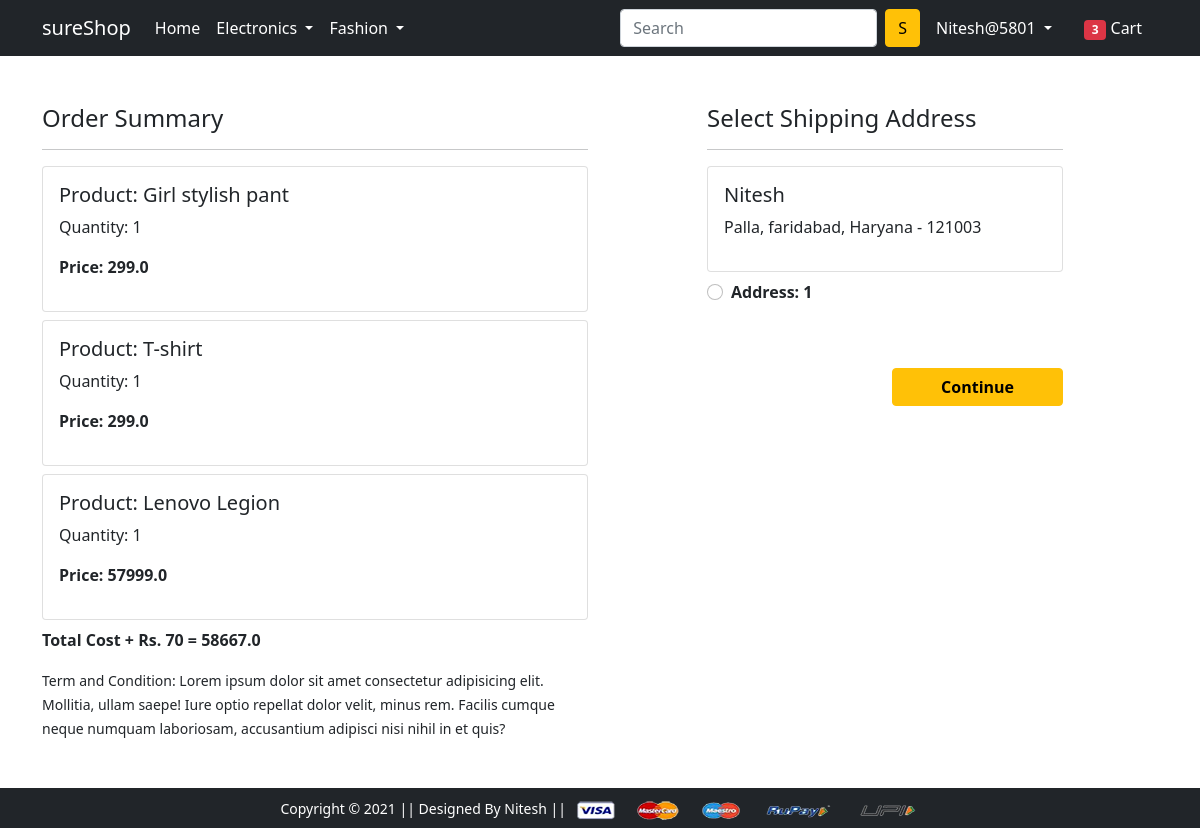
Screenshot of /checkout/ (signed in) with the database file from the repository.
### app/models.py (models this page shows, shortened)
class Cart(models.Model):
    user=models.ForeignKey(User,on_delete=models.CASCADE)
    product=models.ForeignKey(Product,on_delete=models.CASCADE)
    quantity=models.PositiveIntegerField(default=1)
    @property
    def total_cost(self):
        return self.quantity*self.product.discounted_price

class Product(models.Model):
    title=models.CharField(max_length=100)
    selling_price=models.FloatField()
    discounted_price=models.FloatField()
    description=models.TextField()
    brand=models.CharField(max_length=100)
    category=models.CharField(choices=CATEGORY_CHOICES,max_length=2)
    product_image=models.ImageField(upload_to='productimg')

class Customer(models.Model):
    user=models.ForeignKey(User,on_delete=models.CASCADE)
    name=models.CharField(max_length=200)
    locality=models.CharField(max_length=200)
    city=models.CharField(max_length=50)
    zipcode=models.IntegerField()
    state=models.CharField(choices=STATE_CHOICES,max_length=50)

### app/views.py (the view)
# urls.py: path('checkout/', views.checkout, name='checkout'),
@login_required
def checkout(request):
    user=request.user
    add=Customer.objects.filter(user=user)
    cart_items=Cart.objects.filter(user=user)
    amount=0.0
    shipping_amount=70.0
    totalamount=0.0
    cart_product=[p for p in Cart.objects.all() if p.user==request.user]
    if cart_product:
        for p in cart_product:
            tempamount=(p.quantity*p.product.discounted_price)
            amount+=tempamount
        totalamount=amount+shipping_amount
    totalitem=len(Cart.objects.filter(user=request.user))
    return render(request, 'app/checkout.html',{'add':add,'totalamount':totalamount,'cart_items':cart_items,'totalitem':totalitem})

### app/templates/app/checkout.html (shortened to what this page needs)
{% extends 'app/base.html' %}
{% load static %}
{% block main-content %}
<div class="container">
  <div class="row mt-5">
    <div class="col-sm-6">
      <h4>Order Summary</h4>
      <hr>
      {% for item in cart_items %}
      <div class="card mb-2">
        <div class="card-body">
          <h5>Product: {{item.product.title}}</h5>
          <p>Quantity: {{item.quantity}}</p>
          <p class="fw-bold">Price: {{item.total_cost}}</p>
        </div>
      </div>
      {% endfor %}
      <p class="fw-bold">Total Cost + Rs. 70 = {{totalamount}}</p>
      <small>Term and Condition: Lorem ipsum dolor sit amet consectetur adipisicing elit. Mollitia, ullam saepe! Iure
        optio repellat dolor velit, minus rem. Facilis cumque neque numquam laboriosam, accusantium adipisci nisi nihil
        in et quis?</small>
    </div>
    <div class="col-sm-4 offset-sm-1">
      <h4>Select Shipping Address</h4>
      <hr>
      <form action="/paymentdone">
        {% for ad in add %}
        <div class="card">
          <div class="card-body">
            <h5>{{ad.name}}</h5>
            <p>{{ad.locality}}, {{ad.city}}, {{ad.state}} - {{ad.zipcode}}</p>
          </div>
        </div>
        <div class="form-check mt-2 mb-5">
          <input class="form-check-input" type="radio" name="custid" id="custadd{{forloop.counter}}" value="{{ad.id}}">
          <label class="form-check-label fw-bold" for="custadd{{forloop.counter}}">
            Address: {{forloop.counter}} </label>
        </div>
        {% endfor %}
        <div class="text-end">
          <button type="submit" class="btn btn-warning mt-3 px-5 fw-bold">Continue</button>
        </div>
      </form>
    </div>
  </div>
</div>
{% endblock main-content %}

### app/templates/app/base.html (shortened to what this page needs)
<!doctype html>
{% load static %}
<html lang="en">
  <head>
    <link href="https://cdn.jsdelivr.net/npm/bootstrap@5.0.0-beta1/dist/css/bootstrap.min.css" rel="stylesheet">
    <link rel="stylesheet" href="{% static 'app/css/owl.carousel.min.css' %}">
    <link rel="stylesheet" href="{% static 'app/css/all.min.css' %}">
    <link rel="stylesheet" href="{% static 'app/css/style.css' %}">
  </head>
  <body>
    <nav class="navbar navbar-expand-lg navbar-dark bg-dark">
     <div class="container">
       <a class="navbar-brand" href="/">sureShop</a>
       <div class="collapse navbar-collapse" id="navbarSupportedContent">
         <ul class="navbar-nav me-auto mb-2 mb-lg-0">
           <li class="nav-item">
             <a class="nav-link active" aria-current="page" href="/">Home</a>
           </li>
           <li class="nav-item dropdown">
             <a class="nav-link dropdown-toggle text-white" href="#" id="electronicsDropdown" role="button" data-bs-toggle="dropdown" aria-expanded="false">
               Electronics
             </a>
           </li>
           <li class="nav-item dropdown">
             <a class="nav-link dropdown-toggle text-white" href="#" id="fashionDropdown" role="button" data-bs-toggle="dropdown" aria-expanded="false">
               Fashion
             </a>
           </li>
         </ul>
         <form class="d-flex">
           <input class="form-control me-2" type="search" placeholder="Search" aria-label="Search">
           <button class="btn btn-warning" type="submit">S</button>
         </form>
         <div>
          <ul class="navbar-nav me-auto mb-2 mb-lg-0">
            {% if request.user.is_authenticated %}
           <li class="nav-item dropdown mx-2">
              <a class="nav-link dropdown-toggle text-white" href="#" id="profileDropdown" role="button" data-bs-toggle="dropdown" aria-expanded="false">
                {{request.user.username|capfirst}}
              </a>
            </li>
            <li class="nav-item mx-2">
             <a href="{% url 'showcart' %}" class="nav-link text-white"><span class="badge bg-danger">{{totalitem}}</span> Cart </a>
            </li>
            {% endif %}
          </ul>
         </div>
       </div>
     </div>
    </nav>
    {% block main-content %} {% endblock main-content %}
    <footer class="container-fluid bg-dark text-center p-2 mt-5">
        <small class="text-white">Copyright &copy; 2021 || Designed By Nitesh || </small>
        <img src="{% static 'app/images/payment.png' %}" alt="" srcset="" class="img-fluid" height="2px">
    </footer>
  </body>
</html>

### rows the page displays
Cart: product "Girl stylish pant", quantity "1", total_cost "299.0"
Cart: product "T-shirt", quantity "1", total_cost "299.0"
Cart: product "Lenovo Legion", quantity "1", total_cost "57999.0"
Customer: name "Nitesh", locality "Palla", city "faridabad", state "Haryana", zipcode "121003"

### other values shown
{{ request.user.username|capfirst }} "Nitesh@5801"
{{ totalitem }} "3"
{{ totalamount }} "58667.0"
